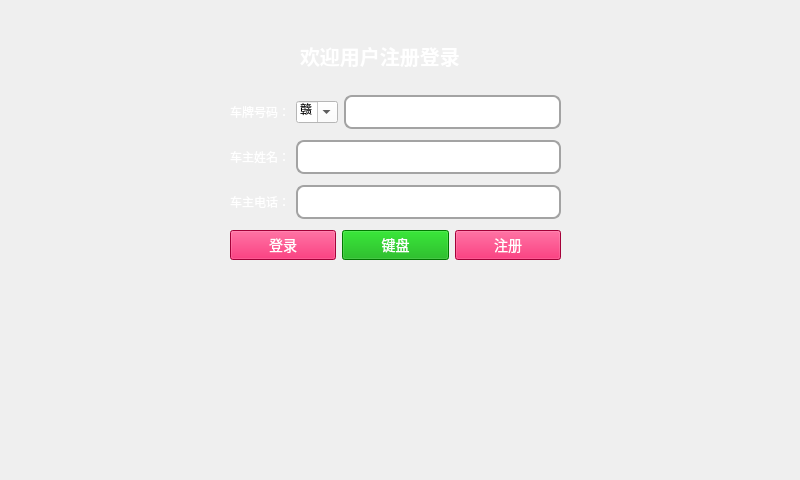
<?xml version="1.0" encoding="UTF-8"?>
<ui version="4.0">
 <class>User2vip</class>
 <widget class="QWidget" name="User2vip">
  <property name="geometry">
   <rect>
    <x>0</x>
    <y>0</y>
    <width>800</width>
    <height>480</height>
   </rect>
  </property>
  <property name="windowTitle">
   <string>Form</string>
  </property>
  <property name="styleSheet">
   <string notr="true">

QWidget#widget {  
    background-image: url(:/vip/vip_background.png);  
}</string>
  </property>
  <widget class="QWidget" name="widget" native="true">
   <property name="geometry">
    <rect>
     <x>0</x>
     <y>0</y>
     <width>801</width>
     <height>481</height>
    </rect>
   </property>
   <property name="styleSheet">
    <string notr="true">#label_4{
    font-size: 20px; /* 设置字体大小 */  
    font-weight: bold; /* 设置字体加粗 */  
    text-align: center; /* 设置文本居中 */  
}

QLabel{
	color: white;
	background-color: rgba(33,33,0,0);
}

QLineEdit{
	border: 2px solid #a3a3a3;
	font: 18pt;
	border-radius:8px;
	background-color: white;
}

QLineEdit::focus{
	border-color:#488ee7
}

QLineEdit:hover{
	border: 2px solid #4e6ef2;
	font:18pt;
	border-radius:8px;
}

QComboBox{
	background-color: white
}

#login_button, #register_button{
font-size: 14px;
background-color: #e5004f;
display: inline-block;
color: #fff;
text-align: center;
cursor: pointer;
float: right;
}

#keyboard_button{
font-size: 14px;
background-color: #00aa00;
display: inline-block;
color: #fff;
text-align: center;
cursor: pointer;
float: right;
}</string>
   </property>
   <widget class="QWidget" name="layoutWidget">
    <property name="geometry">
     <rect>
      <x>230</x>
      <y>90</y>
      <width>331</width>
      <height>134</height>
     </rect>
    </property>
    <layout class="QVBoxLayout" name="verticalLayout">
     <item>
      <layout class="QHBoxLayout" name="horizontalLayout">
       <item>
        <widget class="QLabel" name="label">
         <property name="text">
          <string>车牌号码：</string>
         </property>
        </widget>
       </item>
       <item>
        <widget class="QComboBox" name="province_comboBox">
         <property name="editable">
          <bool>true</bool>
         </property>
         <item>
          <property name="text">
           <string>赣</string>
          </property>
         </item>
         <item>
          <property name="text">
           <string>粤</string>
          </property>
         </item>
         <item>
          <property name="text">
           <string>京</string>
          </property>
         </item>
         <item>
          <property name="text">
           <string>津</string>
          </property>
         </item>
         <item>
          <property name="text">
           <string>沪</string>
          </property>
         </item>
         <item>
          <property name="text">
           <string>渝</string>
          </property>
         </item>
         <item>
          <property name="text">
           <string>桂</string>
          </property>
         </item>
         <item>
          <property name="text">
           <string>蒙</string>
          </property>
         </item>
         <item>
          <property name="text">
           <string>新</string>
          </property>
         </item>
         <item>
          <property name="text">
           <string>宁</string>
          </property>
         </item>
         <item>
          <property name="text">
           <string>藏</string>
          </property>
         </item>
         <item>
          <property name="text">
           <string>冀</string>
          </property>
         </item>
         <item>
          <property name="text">
           <string>豫</string>
          </property>
         </item>
         <item>
          <property name="text">
           <string>云</string>
          </property>
         </item>
         <item>
          <property name="text">
           <string>辽</string>
          </property>
         </item>
         <item>
          <property name="text">
           <string>黑</string>
          </property>
         </item>
         <item>
          <property name="text">
           <string>湘</string>
          </property>
         </item>
         <item>
          <property name="text">
           <string>皖</string>
          </property>
         </item>
         <item>
          <property name="text">
           <string>鲁</string>
          </property>
         </item>
         <item>
          <property name="text">
           <string>苏</string>
          </property>
         </item>
         <item>
          <property name="text">
           <string>浙</string>
          </property>
         </item>
         <item>
          <property name="text">
           <string>鄂</string>
          </property>
         </item>
         <item>
          <property name="text">
           <string>甘</string>
          </property>
         </item>
         <item>
          <property name="text">
           <string>晋</string>
          </property>
         </item>
         <item>
          <property name="text">
           <string>陕</string>
          </property>
         </item>
         <item>
          <property name="text">
           <string>吉</string>
          </property>
         </item>
         <item>
          <property name="text">
           <string>闽</string>
          </property>
         </item>
         <item>
          <property name="text">
           <string>桂</string>
          </property>
         </item>
         <item>
          <property name="text">
           <string>青</string>
          </property>
         </item>
         <item>
          <property name="text">
           <string>川</string>
          </property>
         </item>
         <item>
          <property name="text">
           <string>琼</string>
          </property>
         </item>
        </widget>
       </item>
       <item>
        <widget class="QLineEdit" name="licence_plate_number_lineEdit"/>
       </item>
      </layout>
     </item>
     <item>
      <layout class="QHBoxLayout" name="horizontalLayout_2">
       <item>
        <widget class="QLabel" name="label_2">
         <property name="text">
          <string>车主姓名：</string>
         </property>
        </widget>
       </item>
       <item>
        <widget class="QLineEdit" name="owner_name_lineEdit"/>
       </item>
      </layout>
     </item>
     <item>
      <layout class="QHBoxLayout" name="horizontalLayout_3">
       <item>
        <widget class="QLabel" name="label_3">
         <property name="text">
          <string>车主电话：</string>
         </property>
        </widget>
       </item>
       <item>
        <widget class="QLineEdit" name="owner_telephonr_lineEdit"/>
       </item>
      </layout>
     </item>
    </layout>
   </widget>
   <widget class="QLabel" name="label_4">
    <property name="geometry">
     <rect>
      <x>300</x>
      <y>40</y>
      <width>281</width>
      <height>31</height>
     </rect>
    </property>
    <property name="text">
     <string>欢迎用户注册登录</string>
    </property>
   </widget>
   <widget class="QWidget" name="">
    <property name="geometry">
     <rect>
      <x>230</x>
      <y>230</y>
      <width>331</width>
      <height>30</height>
     </rect>
    </property>
    <layout class="QHBoxLayout" name="horizontalLayout_4">
     <item>
      <widget class="QPushButton" name="login_button">
       <property name="text">
        <string>登录</string>
       </property>
      </widget>
     </item>
     <item>
      <widget class="QPushButton" name="keyboard_button">
       <property name="text">
        <string>键盘</string>
       </property>
      </widget>
     </item>
     <item>
      <widget class="QPushButton" name="register_button">
       <property name="text">
        <string>注册</string>
       </property>
      </widget>
     </item>
    </layout>
   </widget>
  </widget>
 </widget>
 <resources/>
 <connections/>
</ui>
